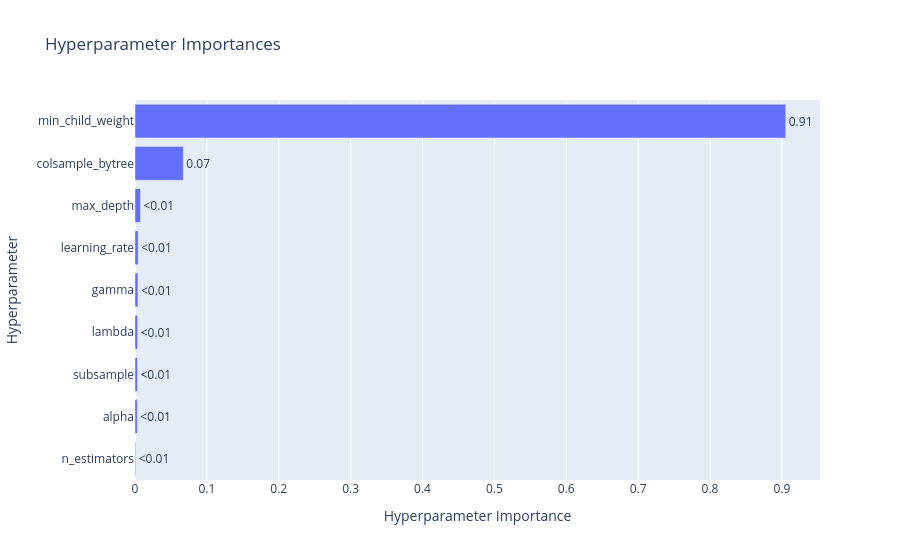

The code cell stored with this chart in its notebook:
### Code cell
optuna.visualization.plot_optimization_history(study)
optuna.visualization.plot_param_importances(study)

### Figure 1 — Plotly figure (JSON) as saved in the notebook; plotly's stock layout.template omitted (floating-point values rounded to 4 significant figures)
{"data": [{"cliponaxis": false, "hovertemplate": ["n_estimators (IntDistribution): 0.0009225744176746813<extra></extra>", "alpha (FloatDistribution): 0.003238286409793679<extra></extra>", "subsample (FloatDistribution): 0.003469522350442165<extra></extra>", "lambda (FloatDistribution): 0.0037021358109017902<extra></extra>", "gamma (FloatDistribution): 0.004096032465845704<extra></extra>", "learning_rate (FloatDistribution): 0.00441844324499236<extra></extra>", "max_depth (IntDistribution): 0.007617024996558731<extra></extra>", "colsample_bytree (FloatDistribution): 0.06715670951717788<extra></extra>", "min_child_weight (IntDistribution): 0.905379270786613<extra></extra>"], "name": "Objective Value", "orientation": "h", "text": ["<0.01", "<0.01", "<0.01", "<0.01", "<0.01", "<0.01", "<0.01", "0.07", "0.91"], "textposition": "outside", "type": "bar", "x": [0.0009226, 0.003238, 0.00347, 0.003702, 0.004096, 0.004418, 0.007617, 0.06716, 0.9054], "y": ["n_estimators", "alpha", "subsample", "lambda", "gamma", "learning_rate", "max_depth", "colsample_bytree", "min_child_weight"]}], "layout": {"title": {"text": "Hyperparameter Importances"}, "xaxis": {"title": {"text": "Hyperparameter Importance"}}, "yaxis": {"title": {"text": "Hyperparameter"}}}}
